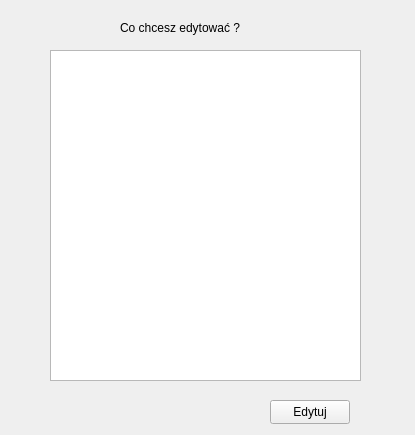
<?xml version="1.0" encoding="UTF-8"?>
<ui version="4.0">
 <class>editdialog</class>
 <widget class="QWidget" name="editdialog">
  <property name="geometry">
   <rect>
    <x>0</x>
    <y>0</y>
    <width>415</width>
    <height>435</height>
   </rect>
  </property>
  <property name="windowTitle">
   <string>Form</string>
  </property>
  <widget class="QTableView" name="tableViewEdit">
   <property name="geometry">
    <rect>
     <x>50</x>
     <y>50</y>
     <width>311</width>
     <height>331</height>
    </rect>
   </property>
  </widget>
  <widget class="QPushButton" name="editButtomDialog">
   <property name="geometry">
    <rect>
     <x>270</x>
     <y>400</y>
     <width>80</width>
     <height>24</height>
    </rect>
   </property>
   <property name="text">
    <string>Edytuj</string>
   </property>
  </widget>
  <widget class="QLabel" name="labelEdit">
   <property name="geometry">
    <rect>
     <x>120</x>
     <y>20</y>
     <width>151</width>
     <height>16</height>
    </rect>
   </property>
   <property name="text">
    <string>Co chcesz edytować ?</string>
   </property>
  </widget>
 </widget>
 <resources/>
 <connections/>
</ui>
